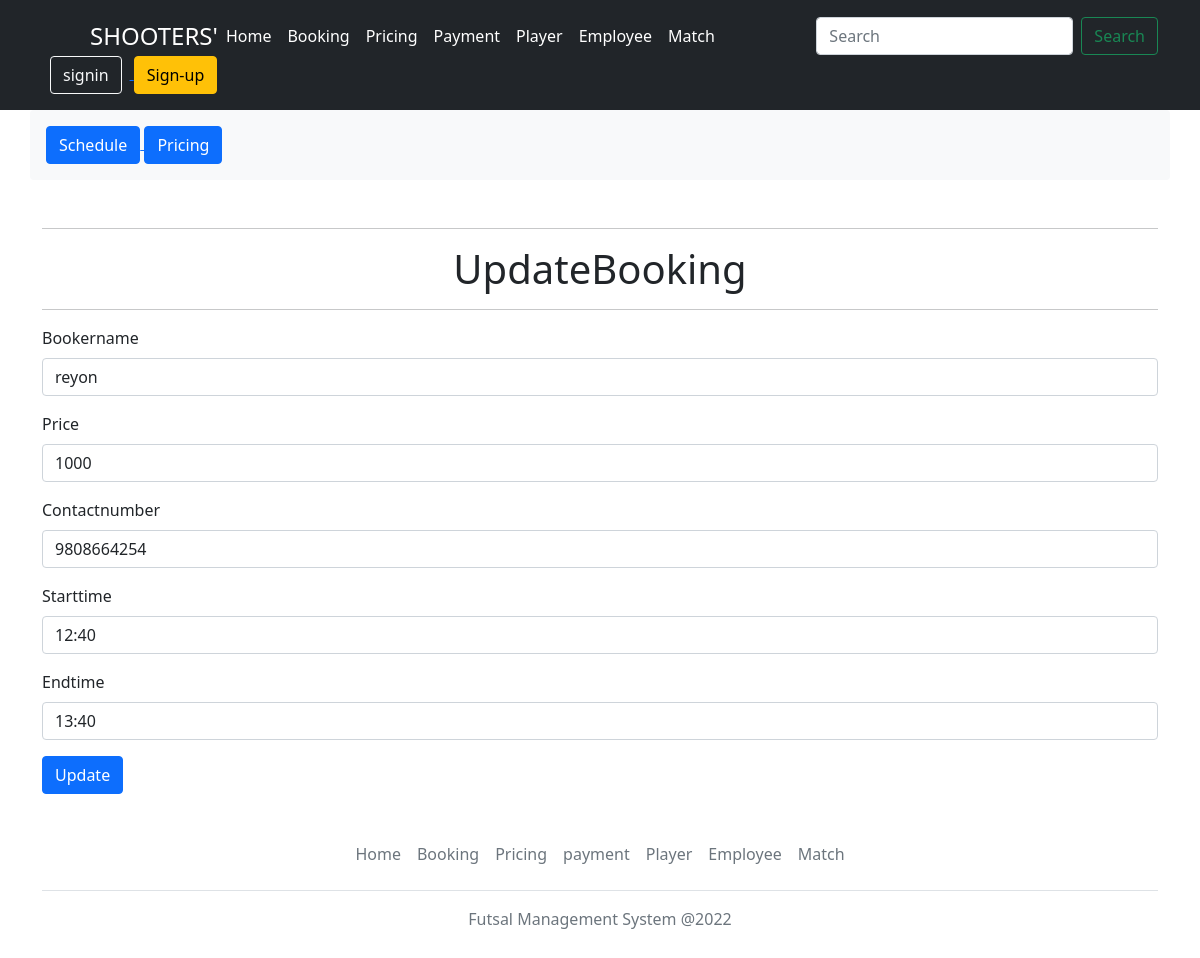
The app's page /editbooking/12 with its own data.
### app/models.py (models this page shows, shortened)
class Booking(models.Model):
    booker_name = models.CharField(max_length=80,unique=True)
    start_time = models.TextField(blank=True, null=True)
    end_time = models.TextField(blank=True, null=True)
    price = models.TextField(blank=True, null=True)
    contactnumber = models.TextField(blank=True, null=True)

### app/views.py (the view)
# urls.py: path('editbooking/<int:id>',views.EditBooking, name="editbooking"),
def EditBooking(request,id):
    booking = Booking.objects.get(pk=id)
    data=Booking.objects.all()
    contents={'views':booking,'data':data}
    return render(request,'UpdateBooking.html',contents)

### templates/UpdateBooking.html (shortened to what this page needs)
{% load static %}
<!DOCTYPE html>
<html lang="en">
<head>
    <link rel="stylesheet" href="{% static 'css/bootstrap.min.css' %}" />
</head>
<body>
    <header class="p-3 bg-dark text-white">
        <div class="container">
            <div class="d-flex flex-wrap align-items-center justify-content-center justify-content-lg-start">
                <a href="/" class="d-flex align-items-center mb-2 mb-lg-0 text-white text-decoration-none">
                    <svg class="bi me-2" width="40" height="32" role="img" aria-label="Bootstrap">
                        <use xlink:href="#bootstrap" />
                    </svg>
                    <span class="fs-4">SHOOTERS'</span>
                </a>
                <ul class="nav col-12 col-lg-auto me-lg-auto mb-2 justify-content-center mb-md-0">
                    <li><a href="{% url 'home' %}" class="nav-link px-2 text-white">Home</a></li>
                    <li><a href="{% url 'booking' %}" class="nav-link px-2 text-white">Booking</a></li>
                    <li><a href="{% url 'price' %}" class="nav-link px-2 text-white">Pricing</a></li>
                    <li><a href="{% url 'payment' %}" class="nav-link px-2 text-white">Payment</a></li>
                    <li><a href="{% url 'player' %}" class="nav-link px-2 text-white">Player</a></li>
                    <li><a href="{% url 'employee' %}" class="nav-link px-2 text-white">Employee</a></li>
                    <li><a href="{% url 'match' %}" class="nav-link px-2 text-white">Match</a></li>
                </ul>
                <form class="d-flex" role="search" method="get"  action="{% url 'search' %}">
                    <input class="form-control me-2" type="search" placeholder="Search" id="query" name="query"  aria-label="Search">
                    <button class="btn btn-outline-success" type="submit" name="submit">Search</button>
                </form>
                <div class="text-end">
                    <a href="/signin">
                        <button type="button" class="btn btn-outline-light mx-2">signin</button>
                    </a>
                    <a href="/signup">
                        <button type="button" class="btn btn-warning">Sign-up</button>
                    </a>
                </div>
            </div>
        </div>
    </header>
    <div class="container shadow-none p-3 mb-5 bg-light rounded">
        <div class="col justify-content-center" >
            <tr>
            <a href="/schedule">
                <input type="button" name="Schedule" value="Schedule" class="btn btn-primary">
            </a>
            <a href="/pricetag">
                <input type="button" name="pricing" value="Pricing" class="btn btn-primary">
            </a>
        </tr>
        </div>
    </div>
    <div class="container">
        <hr>
    <h1 class="text-center">UpdateBooking</h1>
    <hr>
    {% if views %}
    <form method="POST" id="myform" action="{% url 'updatebooking' views.id %}">
        <div class="mb-3">
            <label for="exampleInputEmail1" class="form-label">Bookername</label>
            <input type="text" class="form-control" id="bname" name="Bname" value="{{ views.booker_name }}" aria-describedby="emailHelp" required>
        </div>
        <div class="mb-3">
            <label for="exampleInputEmail1" class="form-label">Price</label>
            <input type="number" class="form-control" id="price" name="Price" value="{{ views.price }}" aria-describedby="emailHelp" required>
        </div>
        <div class="mb-3">
            <label for="exampleInputEmail1" class="form-label">Contactnumber</label>
            <input type="number" class="form-control" id="Contactnumber" name="Contactnumber" value="{{ views.contactnumber }}"
                aria-describedby="emailHelp" required>
        </div>
        <div class="mb-3">
            <label for="exampleInputEmail1" class="form-label">Starttime</label>
            <input type="text" class="form-control" id="Starttime" name="Starttime" value="{{ views.start_time }}"aria-describedby="emailHelp"
                required>
        </div>
        <div class="mb-3">
            <label for="exampleInputEmail1" class="form-label">Endtime</label>
            <input type="text" class="form-control" id="endtime" name="Endtime" value="{{ views.end_time }}" aria-describedby="emailHelp" required>
        </div>
        <button type="submit" name="submit" value="submit" class="btn btn-primary">Update </button>
    </form>
    {% endif %}
    </div>
    <div class="container">
        <footer class="py-3 my-4">
            <ul class="nav justify-content-center border-bottom pb-3 mb-3">
                <li class="nav-item"><a href="{% url 'home' %}" class="nav-link px-2 text-muted">Home</a></li>
                <li class="nav-item"><a href="{% url 'booking' %}" class="nav-link px-2 text-muted">Booking</a></li>
                <li class="nav-item"><a href="{% url 'price' %}" class="nav-link px-2 text-muted">Pricing</a></li>
                <li class="nav-item"><a href="{% url 'payment' %}" class="nav-link px-2 text-muted">payment</a></li>
                <li class="nav-item"><a href="{% url 'player' %}" class="nav-link px-2 text-muted">Player</a></li>
                <li class="nav-item"><a href="{% url 'employee' %}" class="nav-link px-2 text-muted">Employee</a>
                </li>
                <li class="nav-item"><a href="{% url 'match' %}" class="nav-link px-2 text-muted">Match</a></li>
            </ul>
            <p class="text-center text-muted">Futsal Management System @2022</p>
        </footer>
    </div>
</body>
</html>

### records on screen
Booking: Bname "reyon", Price "1000", Contactnumber "9808664254", Starttime "12:40", Endtime "13:40"
